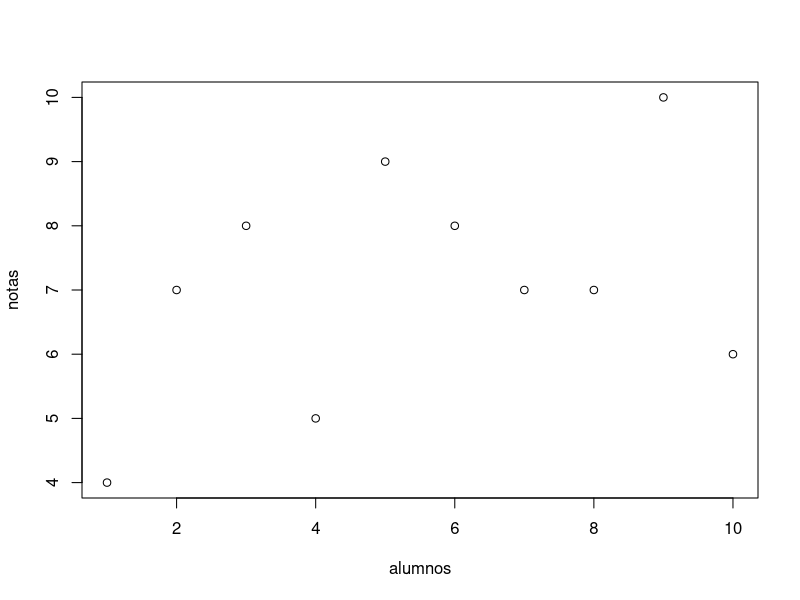
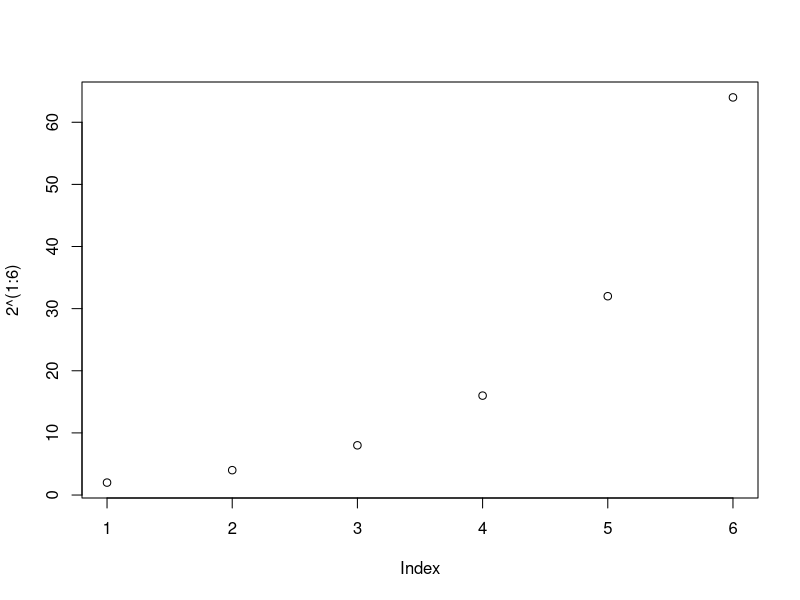
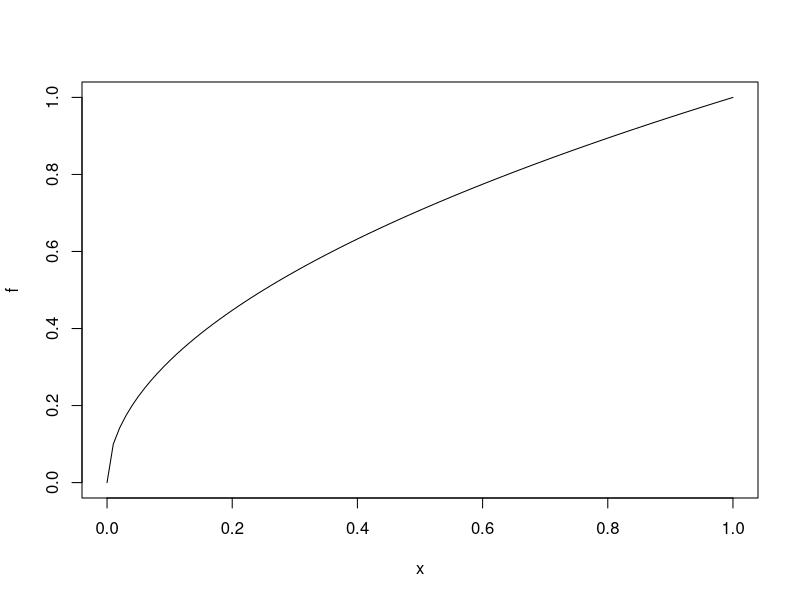
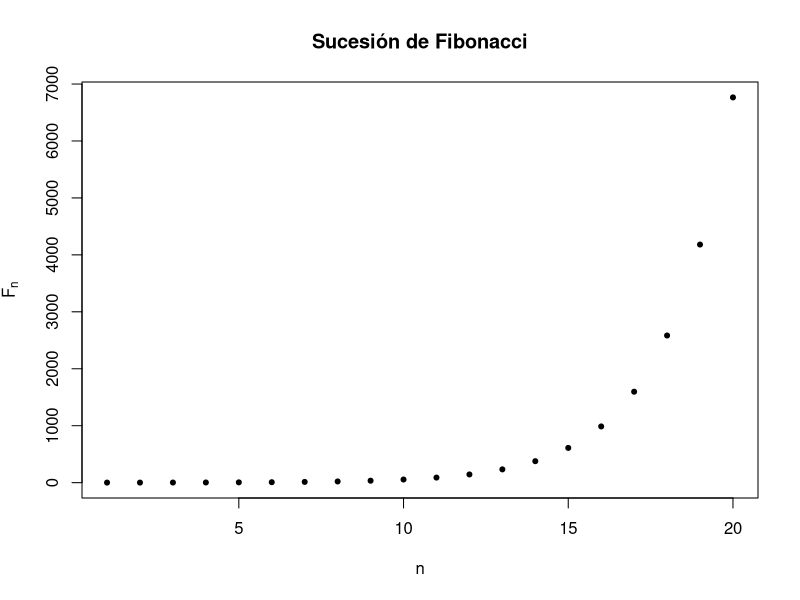

Generate these figures, in order, with R:
## ---- chunk 1
knitr::opts_chunk$set(echo = TRUE)
## ---- chunk 2
alumnos = c(1:10)
notas = c(4,7,8,5,9,8,7,7,10,6)
plot(alumnos,notas)
## ---- chunk 3
plot(2^(1:6))
## ---- chunk 4
f <- function(x){sqrt(x)}
plot(f)
## ---- chunk 5
n = 1:20
fib = (1/sqrt(5))*((1+sqrt(5))/2)^n-(1/sqrt(5))*((1-sqrt(5))/2)^n
fib
plot(fib, xlab="n", ylab= expression(F[n]),
     main = "Sucesión de Fibonacci", pch = 20, cex = 1, col = "black")
